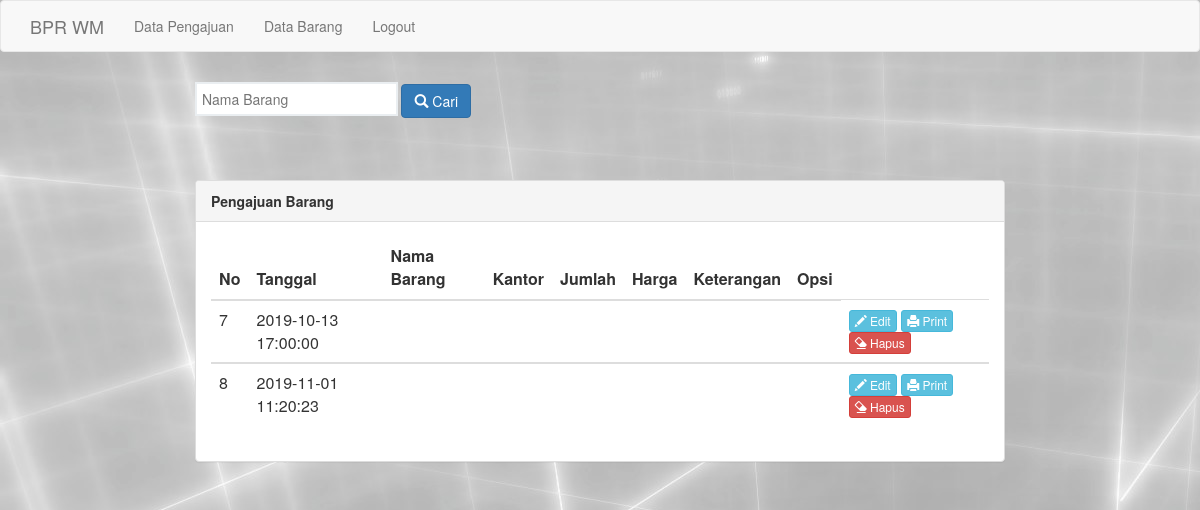
The page /hrd/proses_search.php on the database as committed earlier.
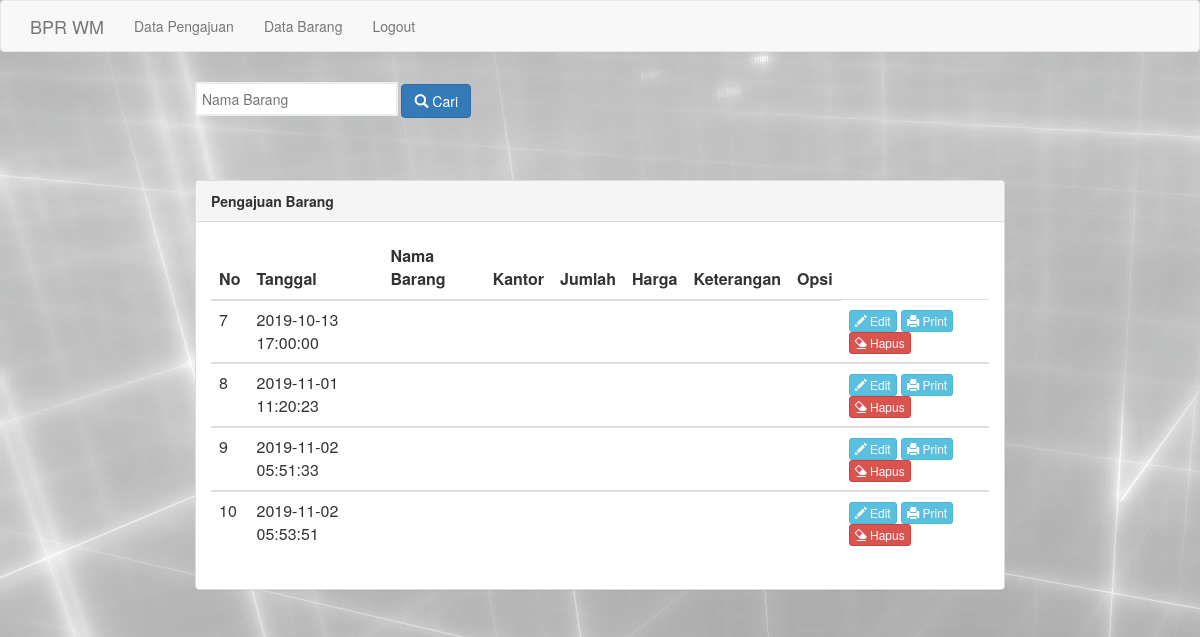
The same page on the database as committed later.
### tables this page shows
CREATE TABLE `pengajuan_brg` (
  `id_pengajuan` int(5) NOT NULL,
  `tgl_pengajuan` timestamp NOT NULL DEFAULT CURRENT_TIMESTAMP,
  `nm_brg_pgj` varchar(50) NOT NULL,
  `nm_kantor_pgj` varchar(50) NOT NULL,
  `jml_brg_pgj` int(100) NOT NULL,
  `sat_brg_pgj` varchar(100) NOT NULL,
  `hrg_brg_pgj` int(20) NOT NULL,
  `tot_hrg_pgj` int(100) NOT NULL,
  `ket_pgj` text NOT NULL,
  `notif_pgj` varchar(100) NOT NULL DEFAULT 'prosess'
);

### hrd/proses_search.php (the view, shortened to what this page needs)
<html>
<head>
  <link rel="stylesheet" type="text/css" href="assets/css/bootstrap.css">
</head>
<body>
  <nav class="navbar navbar-default">
          <div class="container">
            <div class="navbar-header">
              <a class="navbar-brand" href="www.bprwm.co.id">BPR WM</a>
            </div>
            <div class="collapse navbar-collapse" id="bs-example-navbar-collapse-1">
              <ul class="nav navbar-nav">
                <li><a href="index_pengajuan.php">Data Pengajuan <span class="sr-only">(current)</span></a></li>
                <li><a href="../admin/index_data.php">Data Barang</a></li>
                <li><a href="logout.php">Logout</a></li>
              </ul>
            </div>
          </div>
        </nav>
  <div class="row">
    <div class="container-fuild">
      <div class="row">
        <div class="col-md-8 col-md-offset-2">
          <form action="proses_search.php" method="get">
          <input type="search" name="cari" placeholder="Nama Barang" >
          <button action="proses_search.php" type="submit" class="btn btn-primary"><i class="glyphicon glyphicon-search" value="Cari"  ></i> Cari</button>
        </form>
<?php
include 'koneksi.php';
?>
          <br>
          <br>
          <div class="panel panel-default">
            <div class="panel-heading">
              <span class="title"><b>Pengajuan Barang</b></span>
            </div>
            <div class="panel-body">
              <table class="table table-stripped" width="100%">
                <thead>
                  <tr>
                    <th>No</th>
                    <th>Tanggal</th>
                    <th>Nama Barang</th>
                    <th>Kantor</th>
                    <th>Jumlah</th>
                    <th>Harga</th>
                    <th>Keterangan</th>
                    <th>Opsi</th>
                  </tr>
                </thead>
<?php
  if(isset($_GET['cari'])){
    $cari = $_GET['cari'];
    $lihat = mysqli_query($connect,"SELECT * FROM pengajuan_brg WHERE nm_brg like '%".$cari."%'");
  }else{
    $lihat = mysqli_query($connect,"SELECT * FROM pengajuan_brg");
  }
  $no = 1;
  while($data = mysqli_fetch_array($lihat)){
?>
                <tbody>
                  <tr>
                    <td><?php echo $data['id_pengajuan']?></td>
                    <td><?php echo $data['tgl_pengajuan']?></td>
                    <td><?php echo $data['nm_brg']?></td>
                    <td><?php echo $data['nm_kantor']?></td>
                    <td><?php echo $data['jml_brg']?></td>
                    <td><?php echo $data['hrg_brg']?></td>
                    <td><?php echo $data['ket']?></td>
                    <td>
                    <td>
                      <a href="edit.php?id_brg=<?php echo $data['id_brg']?>" class="btn btn-info btn-xs"><i class="glyphicon glyphicon-pencil"></i> Edit</a>
                      <a href="cetak.php?id_brg=<?php echo $data['id_brg']?>" class="btn btn-info btn-xs"><i class="glyphicon glyphicon-print"></i> Print</a>
                      <a href="proses_hapus.php?id_brg=<?php echo $data['id_brg']?>" class="btn btn-danger btn-xs"><i class="glyphicon glyphicon-erase"></i> Hapus</a>
                    </td>
                  </tr>
                </tbody>
                <?php $no++;}?>
              </table>
            </div>
          </div>
        </div>
      </div>
    </div>
  </div>
</body>
</html>

Rows that differ between the two databases and show on the page:
added pengajuan_brg: id_pengajuan "9", tgl_pengajuan "2019-11-02 05:51:33"
added pengajuan_brg: id_pengajuan "10", tgl_pengajuan "2019-11-02 05:53:51"
